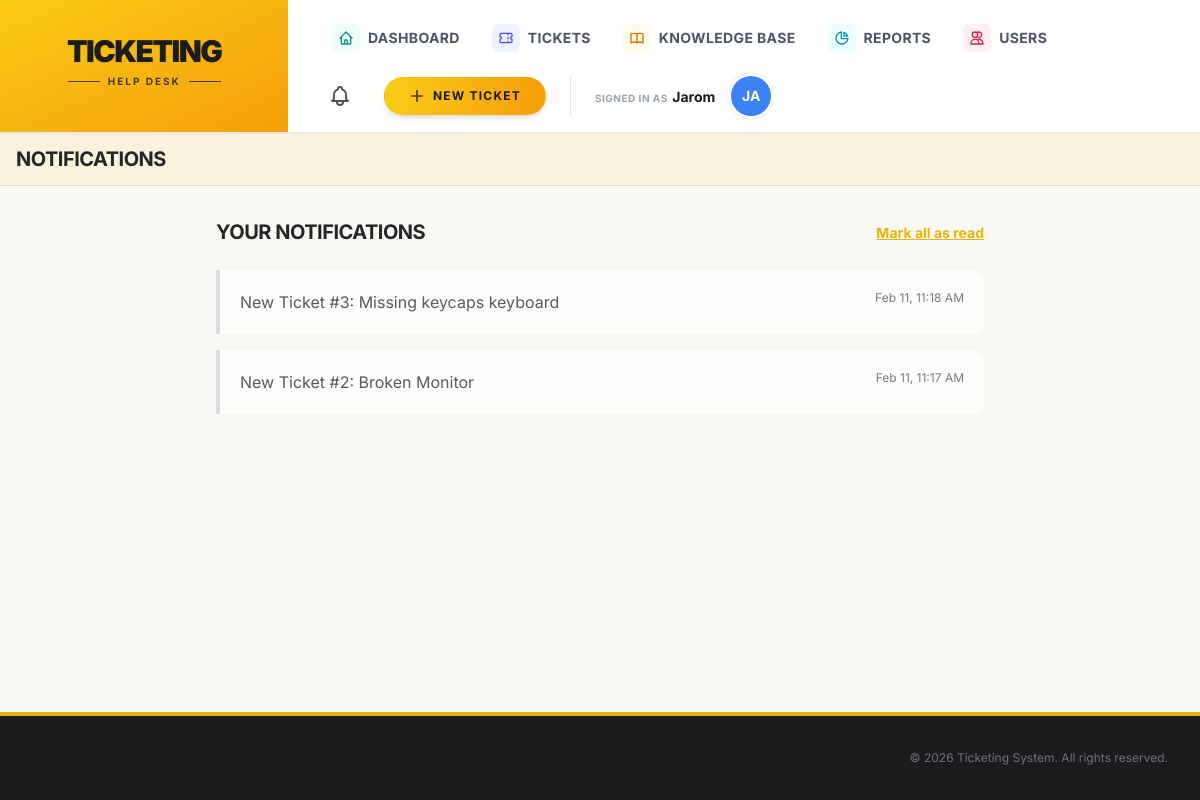
/notifications.php (signed in), run on the app's committed database.
### tables this page shows
CREATE TABLE `notifications` (
  `id` int(11) UNSIGNED NOT NULL,
  `user_id` int(11) UNSIGNED NOT NULL,
  `message` text NOT NULL,
  `link` varchar(255) DEFAULT NULL,
  `is_read` tinyint(1) NOT NULL DEFAULT 0,
  `created_at` datetime NOT NULL DEFAULT current_timestamp()
);

### notifications.php (the view, shortened to what this page needs)
<?php
require_once 'db.php';
require_once 'includes/header.php';
$stmt = $conn->prepare("SELECT * FROM notifications WHERE user_id = ? ORDER BY created_at DESC LIMIT 50");
$stmt->bind_param("i", $user['id']);
$stmt->execute();
$notifs = $stmt->get_result()->fetch_all(MYSQLI_ASSOC);
?>
<div class="max-w-3xl mx-auto">
    <div class="flex items-center justify-between mb-6">
        <h2 class="text-xl font-bold text-[#262626] uppercase tracking-tight">Your Notifications</h2>
        <?php if (!empty($notifs)): ?>
            <form action="read_notification.php" method="POST">
                <button type="submit"
                    class="text-sm font-bold text-[#eab308] hover:text-[#262626] transition-colors underline">
                    Mark all as read
                </button>
            </form>
        <?php endif; ?>
    </div>
    <?php if (empty($notifs)): ?>
        <div class="bg-white border-2 border-[#262626] rounded-xl p-12 shadow-sm text-center">
            <p class="text-[#525252] italic">You have no notifications.</p>
        </div>
    <?php else: ?>
        <div class="space-y-4">
            <?php foreach ($notifs as $n): ?>
                <div
                    class="relative bg-white border-l-4 <?= $n['is_read'] ? 'border-gray-300 opacity-75' : 'border-[#eab308] shadow-md' ?> rounded-r-xl p-5 transition-all hover:bg-gray-50">
                    <a href="read_notification.php?id=<?= $n['id'] ?>" class="block">
                        <div class="flex justify-between items-start">
                            <p class="text-[#262626] <?= $n['is_read'] ? '' : 'font-bold' ?> pr-8">
                                <?= htmlspecialchars($n['message']) ?>
                            </p>
                            <span class="text-xs text-[#525252] whitespace-nowrap ml-4">
                                <?= date('M j, g:i A', strtotime($n['created_at'])) ?>
                            </span>
                        </div>
                    </a>
                </div>
            <?php endforeach; ?>
        </div>
    <?php endif; ?>
</div>
<?php require_once 'includes/footer.php'; ?>

### style.css (style rules this page uses)
:root { --yellow: #fef08a; --black: #0a0a0a; --white: #ffffff; --radius: 10px; --shadow: 0 4px 6px -1px rgba(0, 0, 0, 0.1), 0 2px 4px -2px rgba(0, 0, 0, 0.06); }
* { box-sizing: border-box; }
html, body { height: 100%; }
body { margin: 0; font-family: 'Inter', system-ui, -apple-system, 'Segoe UI', Roboto, sans-serif; font-size: 16px; line-height: 1.5; color: var(--black); background: var(--yellow); padding: 0; }
h1, h2, h3 { margin: 0 0 0.5rem; color: var(--black); }
h2 { font-size: 1.25rem; }
input, textarea, select, button { font: inherit; }

### data on the page
notifications: message "New Ticket #3: Missing keycaps keyboard", created_at "Feb 11, 11:18 AM"
notifications: message "New Ticket #2: Broken Monitor", created_at "Feb 11, 11:17 AM"

### other printed values
$username "Jarom"
$initials "JA"
$page_heading "NOTIFICATIONS"
